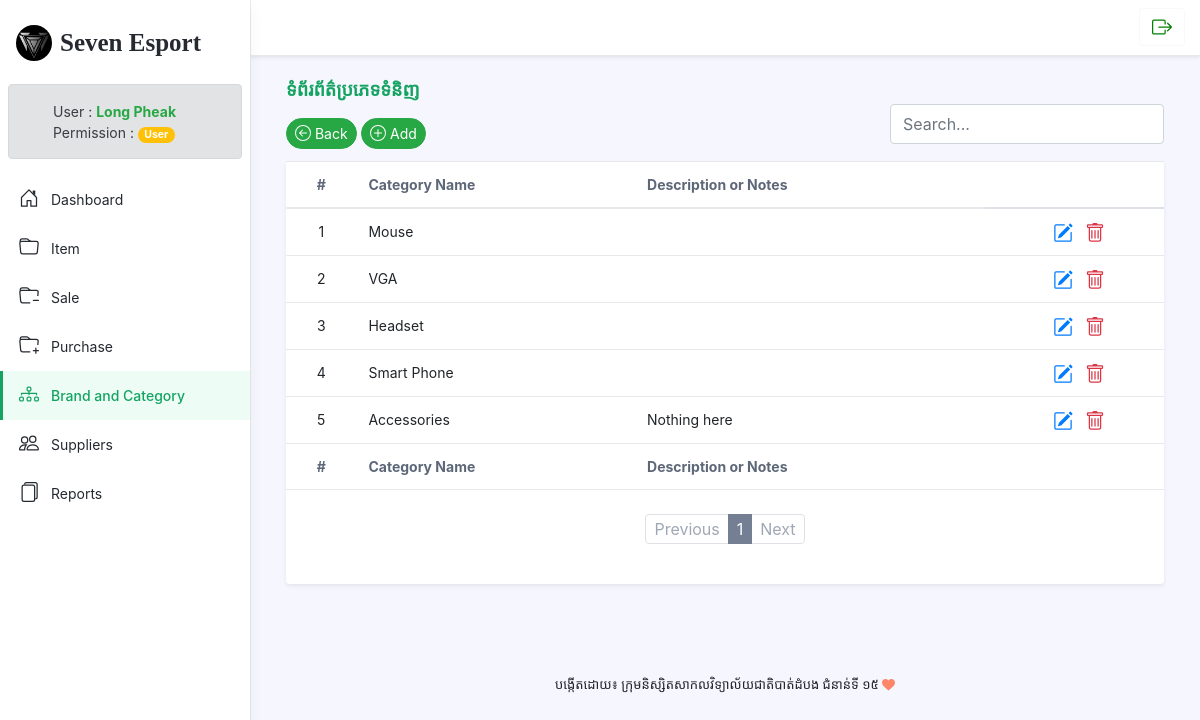
/category.php (signed in), run on the app's committed database.
### tables this page shows
CREATE TABLE `tbl_user` (
  `user_id` int(11) NOT NULL AUTO_INCREMENT,
  `user_fullname` varchar(50) NOT NULL,
  `user_gender` varchar(50) NOT NULL,
  `user_email` varchar(100) NOT NULL,
  `user_name` varchar(50) NOT NULL,
  `user_password` varchar(100) NOT NULL,
  `user_address` varchar(100) NOT NULL,
  `user_phone` varchar(50) NOT NULL,
  `permission` varchar(50) NOT NULL,
  `status` int(11) NOT NULL,
  PRIMARY KEY (`user_id`)
);

CREATE TABLE `tbl_category` (
  `category_id` int(11) NOT NULL AUTO_INCREMENT,
  `category_name` varchar(100) NOT NULL,
  `description` text NOT NULL,
  PRIMARY KEY (`category_id`),
  UNIQUE KEY `category_name` (`category_name`)
);

### category.php (the view, shortened to what this page needs)
<?php
require_once 'config/db.php';
require_once 'inc/html_head.php';
?>
<body class="app">
<header class="app-header fixed-top">
    <div class="app-header-inner">
        <?php include('inc/header_menu.php') ?>
    </div>
    </div>
    <div id="app-sidepanel" class="app-sidepanel">
        <?php include('inc/sidebar.php') ?>
    </div>
</header>
<div class="app-wrapper">
    <div class="app-content pt-3 p-md-3 p-lg-4">
        <div class="container-xl">
            <div class="position-relative mb-3">
                <div class="row g-2 justify-content-between mb-1">
                    <div class="col-auto">
                        <h1 style="font-family: 'Kantumruy Pro ExtraLight'; color:#15a362; font-size:large"
                            class="app-page-title mb-3">ទំព័រព័ត៌ប្រភេទទំនិញ</h1>
                            <div class="mb-2">
                            <button class="btn btn-sm btn-success rounded-5">
                            <a style="color: white; text-decoration: none;" href="brand_and_category.php">
                                Back
                            </a>
                            </button>
                            <button class="btn btn-sm btn-success rounded-5">
                            <a style="color: white; text-decoration: none;" href="category_create.php" title="Add New">
                                <svg width="16" height="16" fill="white" class="bi bi-plus-circle" viewBox="0 0 16 16">
                                <path d="M8 15A7 7 0 1 1 8 1a7 7 0 0 1 0 14zm0 1A8 8 0 1 0 8 0a8 8 0 0 0 0 16z"/>
                                <path d="M8 4a.5.5 0 0 1 .5.5v3h3a.5.5 0 0 1 0 1h-3v3a.5.5 0 0 1-1 0v-3h-3a.5.5 0 0 1 0-1h3v-3A.5.5 0 0 1 8 4z"/>
                                </svg>
                                Add
                            </a>
                            </button>
                            </div>
                    </div>
                    <div class="col-auto">
                        <div><br></div>
                        <div> <input type="text" class="form-control" placeholder="Search..."></div>
                    </div>
                </div>
                <div class="tab-content" id="orders-table-tab-content">
                    <div class="tab-pane fade show active" id="orders-all" role="tabpanel"
                         aria-labelledby="orders-all-tab">
                        <div class="app-card app-card-orders-table shadow-sm mb-5">
                            <div class="app-card-body">
                                <div class="table-responsive">
                                    <table class="table app-table-hover mb-0 text-left">
                                        <thead>
                                        <tr>
                                            <th class="cell text-center">#</th>
                                            <th class="cell">Category Name</th>
                                            <th class="cell">Description or Notes</th>
                                            <th></th>
                                        </tr>
                                        </thead>
                                        <tbody>
                                        <?php
                                        $limit = 10;
                                        if (isset($_GET["page"])) {
                                            $page = $_GET["page"];
                                        } else {
                                            $page = 1;
                                        }
                                        $start_from = ($page - 1) * $limit;
                                        $sql_select = $con->prepare("SELECT * FROM tbl_category ORDER BY category_id ASC LIMIT $start_from, $limit");
                                        $sql_select->execute();
                                        $i = 0;
                                        while ($row = $sql_select->fetch(PDO::FETCH_OBJ)) :
                                            $i++;
                                            ?>
                                            <tr id="category<?= $row->category_id ?>">
                                                <td class="text-center"><?= $i ?></td>
                                                <td><?= $row->category_name ?></td>
                                                <td><?= $row->description ?></td>
                                                <td class="td-actions text-center">
                                                    <a href="category_edit.php?id=<?= $row->category_id ?>" class="p-2">
                                                    </a>
                                                    <a href="#" class="text-danger" onclick="delCategory(<?= $row->category_id ?>)" class="p-2">
                                                    </a>
                                                </td>
                                            </tr>
                                        <?php endwhile; ?>
                                        </tbody>
                                        <tfoot>
                                        <tr>
                                            <th class="cell text-center">#</th>
                                            <th class="cell">Category Name</th>
                                            <th class="cell">Description or Notes</th>
                                            <th></th>
                                        </tr>
                                        </tfoot>
                                    </table>
                                </div>
                                <?php
                                $query = $con->query("SELECT * FROM tbl_category");
                                $total_pages = ceil($query->rowCount() / $limit);
                                ?>
                                <nav class="app-pagination mt-4">
                                    <ul class="pagination justify-content-center">
                                        <li class="page-item <?= $page == 1 ? 'disabled' : '' ?> ">
                                            <a class="page-link" href="category.php?page=<?= $page - 1 ?>"
                                               tabindex="-1"
                                               aria-disabled="true">Previous</a>
                                        </li>
                                        <?php for ($i = 1; $i <= $total_pages; $i++): ?>
                                            <li class="page-item active"><a class="page-link"
                                                                            href="category.php?page=<?= $i ?>"><?= $i ?></a>
                                            </li>
                                        <?php endfor; ?>
                                        <li class="page-item <?= $page == $total_pages ? 'disabled' : '' ?> ">
                                            <a class="page-link" href="category.php?page=<?= $page + 1 ?>">Next</a>
                                        </li>
                                    </ul>
                                </nav>
                                <br>
                            </div>
                        </div>
                    </div>
                </div>
            </div>
        </div>
    </div>
    <footer id="footbarlog" class="app-footer">
        <?php include('inc/footer.php') ?>
    </footer>
</div>
</body>
</html>

### config/checkpermission.php (shortened to what this page needs)
<div class="mx-2">
    <?php
    $LogID = $_SESSION["Loged_id"];
    $status = 1;
    $sql_select_logedin = $con->prepare("SELECT * FROM tbl_user WHERE tbl_user.status = ?
    AND tbl_user.user_id = ?");
    $sql_select_logedin->bindParam(1, $status);
    $sql_select_logedin->bindParam(2, $LogID);
    $sql_select_logedin->execute();
    $row_select_logedin = $sql_select_logedin->fetch(PDO::FETCH_BOTH);
    if ($row_select_logedin['permission'] == "Admin") {
    ?>
        <div class="alert alert-secondary" style="height: 75px;" role="alert">
            <div class="row">
                <div >
                    <a href="Users.php?ID=<?= $row_select_logedin['user_id'] ?>">
                    </a>
                </div>
                <div class="col-auto mt-1 ml-4">User :
                    <strong class="text-success"><?= $row_select_logedin['user_fullname'] ?></strong><br>
                    <p>Permission : <span class="badge badge-pill badge-success"><?= $row_select_logedin['permission'] ?></span></p>
                </div>
            </div>
        </div>
    <?php
    }else if($row_select_logedin['permission'] == "User"){
        ?>
        <div class="alert alert-secondary" style="height: 75px;" role="alert">
            <div class="row">
                <div class="col-auto mt-1 ml-4">User :
                    <strong class="text-success"><?= $row_select_logedin['user_fullname'] ?></strong><br>
                    <p>Permission : <span style="color: white ;" class="badge badge-pill badge-warning"><?= $row_select_logedin['permission'] ?></span></p>
                </div>
            </div>
        </div>
    <?php
    } else if($row_select_logedin['permission' == "Vendor"]){
        ?>
        <div class="alert alert-secondary" style="height: 75px;" role="alert">
            <div class="row">
                <div>
                    <a href="Users.php?ID=<?= $row_select_logedin['user_id'] ?>">
                    </a>
                </div>
                <div class="col-auto mt-1 ml-4">User :
                    <strong class="text-success"><?= $row_select_logedin['user_fullname'] ?></strong><br>
                    <p>Permission : <span style="color: white ;" class="badge badge-pill badge-danger"><?= $row_select_logedin['permission'] ?></span></p>
                </div>
            </div>
        </div>
    <?php
    }
    ?>
</div>

### assets/css/style.css (style rules this page uses)
#footbarlog { font-family: "Kh Dangrek"; text-align: center; }

### data on the page
tbl_user: user_fullname "Long Pheak", permission "User"
tbl_category: category_name "Mouse"
tbl_category: category_name "VGA"
tbl_category: category_name "Headset"
tbl_category: category_name "Smart Phone"
tbl_category: category_name "Accessories", description "Nothing here"
